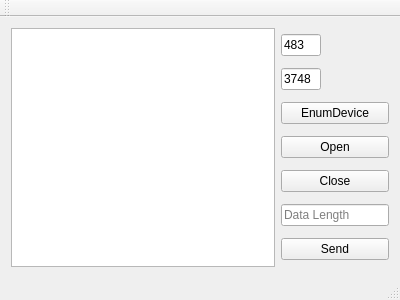
<?xml version="1.0" encoding="UTF-8"?>
<ui version="4.0">
 <class>MainWindow</class>
 <widget class="QMainWindow" name="MainWindow">
  <property name="geometry">
   <rect>
    <x>0</x>
    <y>0</y>
    <width>400</width>
    <height>300</height>
   </rect>
  </property>
  <property name="windowTitle">
   <string>MainWindow</string>
  </property>
  <widget class="QWidget" name="centralWidget">
   <layout class="QHBoxLayout" name="horizontalLayout" stretch="1,0">
    <item>
     <widget class="QPlainTextEdit" name="editDeviceList">
      <property name="readOnly">
       <bool>true</bool>
      </property>
     </widget>
    </item>
    <item>
     <layout class="QVBoxLayout" name="verticalLayout">
      <item>
       <widget class="QLineEdit" name="editVID">
        <property name="maximumSize">
         <size>
          <width>40</width>
          <height>16777215</height>
         </size>
        </property>
        <property name="inputMask">
         <string>HHHH</string>
        </property>
        <property name="text">
         <string>483</string>
        </property>
        <property name="placeholderText">
         <string>VID</string>
        </property>
       </widget>
      </item>
      <item>
       <widget class="QLineEdit" name="editPID">
        <property name="maximumSize">
         <size>
          <width>40</width>
          <height>16777215</height>
         </size>
        </property>
        <property name="inputMask">
         <string>HHHH</string>
        </property>
        <property name="text">
         <string>3748</string>
        </property>
        <property name="placeholderText">
         <string>PID</string>
        </property>
       </widget>
      </item>
      <item>
       <widget class="QPushButton" name="btnEnumDevice">
        <property name="text">
         <string>EnumDevice</string>
        </property>
       </widget>
      </item>
      <item>
       <widget class="QPushButton" name="btnOpen">
        <property name="text">
         <string>Open</string>
        </property>
       </widget>
      </item>
      <item>
       <widget class="QPushButton" name="btnClose">
        <property name="text">
         <string>Close</string>
        </property>
       </widget>
      </item>
      <item>
       <widget class="QLineEdit" name="editLength">
        <property name="inputMask">
         <string>99999</string>
        </property>
        <property name="placeholderText">
         <string>Data Length</string>
        </property>
       </widget>
      </item>
      <item>
       <widget class="QPushButton" name="btnSend">
        <property name="text">
         <string>Send</string>
        </property>
       </widget>
      </item>
     </layout>
    </item>
   </layout>
  </widget>
  <widget class="QMenuBar" name="menuBar">
   <property name="geometry">
    <rect>
     <x>0</x>
     <y>0</y>
     <width>400</width>
     <height>23</height>
    </rect>
   </property>
  </widget>
  <widget class="QToolBar" name="mainToolBar">
   <attribute name="toolBarArea">
    <enum>TopToolBarArea</enum>
   </attribute>
   <attribute name="toolBarBreak">
    <bool>false</bool>
   </attribute>
  </widget>
  <widget class="QStatusBar" name="statusBar"/>
 </widget>
 <layoutdefault spacing="6" margin="11"/>
 <resources/>
 <connections/>
</ui>
